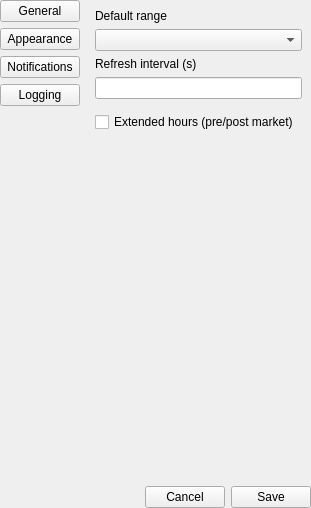
<?xml version="1.0" encoding="UTF-8"?>
<ui version="4.0">
  <class>SettingsDialog</class>
  <widget class="QWidget" name="settingsContent">
    <layout class="QVBoxLayout" name="content" stretch="1,0,0">
      <property name="leftMargin">
        <number>0</number>
      </property>
      <property name="topMargin">
        <number>0</number>
      </property>
      <property name="rightMargin">
        <number>0</number>
      </property>
      <property name="bottomMargin">
        <number>0</number>
      </property>
      <item>
        <layout class="QHBoxLayout" name="split" stretch="0,1">
          <item>
            <widget class="QWidget" name="sectionBar" native="true">
              <layout class="QVBoxLayout" name="sections">
                <property name="leftMargin">
                  <number>0</number>
                </property>
                <property name="topMargin">
                  <number>0</number>
                </property>
                <property name="rightMargin">
                  <number>0</number>
                </property>
                <property name="bottomMargin">
                  <number>0</number>
                </property>
                <item>
                  <widget class="QPushButton" name="generalButton">
                    <property name="cursor">
                      <cursorShape>PointingHandCursor</cursorShape>
                    </property>
                    <property name="text">
                      <string>General</string>
                    </property>
                  </widget>
                </item>
                <item>
                  <widget class="QPushButton" name="appearanceButton">
                    <property name="cursor">
                      <cursorShape>PointingHandCursor</cursorShape>
                    </property>
                    <property name="text">
                      <string>Appearance</string>
                    </property>
                  </widget>
                </item>
                <item>
                  <widget class="QPushButton" name="notificationsButton">
                    <property name="cursor">
                      <cursorShape>PointingHandCursor</cursorShape>
                    </property>
                    <property name="text">
                      <string>Notifications</string>
                    </property>
                  </widget>
                </item>
                <item>
                  <widget class="QPushButton" name="loggingButton">
                    <property name="cursor">
                      <cursorShape>PointingHandCursor</cursorShape>
                    </property>
                    <property name="text">
                      <string>Logging</string>
                    </property>
                  </widget>
                </item>
                <item>
                  <spacer name="sectionsSpacer">
                    <property name="orientation">
                      <enum>Qt::Vertical</enum>
                    </property>
                    <property name="sizeHint" stdset="0">
                      <size>
                        <width>0</width>
                        <height>0</height>
                      </size>
                    </property>
                  </spacer>
                </item>
              </layout>
            </widget>
          </item>
          <item>
            <widget class="QStackedWidget" name="pages">
              <widget class="QWidget" name="generalPage">
                <layout class="QVBoxLayout" name="generalLayout">
                  <item>
                    <widget class="QLabel" name="defaultRangeLabel">
                      <property name="text">
                        <string>Default range</string>
                      </property>
                    </widget>
                  </item>
                  <item>
                    <widget class="QComboBox" name="rangeBox"/>
                  </item>
                  <item>
                    <widget class="QLabel" name="refreshLabel">
                      <property name="text">
                        <string>Refresh interval (s)</string>
                      </property>
                    </widget>
                  </item>
                  <item>
                    <widget class="QLineEdit" name="refreshEdit"/>
                  </item>
                  <item>
                    <widget class="QFrame" name="generalSeparator">
                      <property name="minimumSize">
                        <size>
                          <width>0</width>
                          <height>1</height>
                        </size>
                      </property>
                      <property name="maximumSize">
                        <size>
                          <width>16777215</width>
                          <height>1</height>
                        </size>
                      </property>
                    </widget>
                  </item>
                  <item>
                    <widget class="QCheckBox" name="extendedBox">
                      <property name="cursor">
                        <cursorShape>PointingHandCursor</cursorShape>
                      </property>
                      <property name="toolTip">
                        <string>Show pre-market and after-hours prices and charting on the 1D range</string>
                      </property>
                      <property name="text">
                        <string>Extended hours (pre/post market)</string>
                      </property>
                    </widget>
                  </item>
                  <item>
                    <spacer name="generalSpacer">
                      <property name="orientation">
                        <enum>Qt::Vertical</enum>
                      </property>
                      <property name="sizeHint" stdset="0">
                        <size>
                          <width>0</width>
                          <height>0</height>
                        </size>
                      </property>
                    </spacer>
                  </item>
                </layout>
              </widget>
              <widget class="QWidget" name="appearancePage">
                <layout class="QVBoxLayout" name="appearanceLayout">
                  <item>
                    <widget class="QLabel" name="backgroundLabel">
                      <property name="text">
                        <string>Background color</string>
                      </property>
                    </widget>
                  </item>
                  <item>
                    <widget class="QPushButton" name="backgroundSwatch">
                      <property name="cursor">
                        <cursorShape>PointingHandCursor</cursorShape>
                      </property>
                      <property name="minimumSize">
                        <size>
                          <width>44</width>
                          <height>22</height>
                        </size>
                      </property>
                      <property name="maximumSize">
                        <size>
                          <width>44</width>
                          <height>22</height>
                        </size>
                      </property>
                    </widget>
                  </item>
                  <item>
                    <widget class="QLabel" name="opacityLabel">
                      <property name="text">
                        <string>Background opacity (%)</string>
                      </property>
                    </widget>
                  </item>
                  <item>
                    <widget class="QSlider" name="opacitySlider">
                      <property name="orientation">
                        <enum>Qt::Horizontal</enum>
                      </property>
                      <property name="maximum">
                        <number>100</number>
                      </property>
                    </widget>
                  </item>
                  <item>
                    <widget class="QFrame" name="chartSeparator">
                      <property name="minimumSize">
                        <size>
                          <width>0</width>
                          <height>1</height>
                        </size>
                      </property>
                      <property name="maximumSize">
                        <size>
                          <width>16777215</width>
                          <height>1</height>
                        </size>
                      </property>
                    </widget>
                  </item>
                  <item>
                    <widget class="QLabel" name="chartBackgroundLabel">
                      <property name="text">
                        <string>Chart background color</string>
                      </property>
                    </widget>
                  </item>
                  <item>
                    <widget class="QPushButton" name="chartSwatch">
                      <property name="cursor">
                        <cursorShape>PointingHandCursor</cursorShape>
                      </property>
                      <property name="minimumSize">
                        <size>
                          <width>44</width>
                          <height>22</height>
                        </size>
                      </property>
                      <property name="maximumSize">
                        <size>
                          <width>44</width>
                          <height>22</height>
                        </size>
                      </property>
                    </widget>
                  </item>
                  <item>
                    <widget class="QCheckBox" name="gridBox">
                      <property name="cursor">
                        <cursorShape>PointingHandCursor</cursorShape>
                      </property>
                      <property name="toolTip">
                        <string>Draw a checkered graph-paper grid behind the charts</string>
                      </property>
                      <property name="text">
                        <string>Checkered chart grid</string>
                      </property>
                    </widget>
                  </item>
                  <item>
                    <widget class="QLabel" name="gridSizeLabel">
                      <property name="text">
                        <string>Grid square size (px)</string>
                      </property>
                    </widget>
                  </item>
                  <item>
                    <widget class="QLineEdit" name="gridSizeEdit"/>
                  </item>
                  <item>
                    <widget class="QLabel" name="gridColorLabel">
                      <property name="text">
                        <string>Grid line color</string>
                      </property>
                    </widget>
                  </item>
                  <item>
                    <widget class="QPushButton" name="gridSwatch">
                      <property name="cursor">
                        <cursorShape>PointingHandCursor</cursorShape>
                      </property>
                      <property name="minimumSize">
                        <size>
                          <width>44</width>
                          <height>22</height>
                        </size>
                      </property>
                      <property name="maximumSize">
                        <size>
                          <width>44</width>
                          <height>22</height>
                        </size>
                      </property>
                    </widget>
                  </item>
                  <item>
                    <widget class="QCheckBox" name="fillBox">
                      <property name="cursor">
                        <cursorShape>PointingHandCursor</cursorShape>
                      </property>
                      <property name="toolTip">
                        <string>Shade the area between the price line and the dashed previous-close reference — green above the line, red below</string>
                      </property>
                      <property name="text">
                        <string>Chart area fill (up/down shading)</string>
                      </property>
                    </widget>
                  </item>
                  <item>
                    <widget class="QLabel" name="fillOpacityLabel">
                      <property name="text">
                        <string>Fill opacity (%)</string>
                      </property>
                    </widget>
                  </item>
                  <item>
                    <widget class="QSlider" name="fillSlider">
                      <property name="orientation">
                        <enum>Qt::Horizontal</enum>
                      </property>
                      <property name="maximum">
                        <number>100</number>
                      </property>
                    </widget>
                  </item>
                  <item>
                    <widget class="QCheckBox" name="alertLinesBox">
                      <property name="cursor">
                        <cursorShape>PointingHandCursor</cursorShape>
                      </property>
                      <property name="toolTip">
                        <string>Draw a horizontal line on the detail chart at each pending price alert that falls inside the charted price range</string>
                      </property>
                      <property name="text">
                        <string>Price alert lines on the detail chart</string>
                      </property>
                    </widget>
                  </item>
                  <item>
                    <widget class="QLabel" name="alertLineColorLabel">
                      <property name="text">
                        <string>Alert line color</string>
                      </property>
                    </widget>
                  </item>
                  <item>
                    <widget class="QPushButton" name="alertLineSwatch">
                      <property name="cursor">
                        <cursorShape>PointingHandCursor</cursorShape>
                      </property>
                      <property name="minimumSize">
                        <size>
                          <width>44</width>
                          <height>22</height>
                        </size>
                      </property>
                      <property name="maximumSize">
                        <size>
                          <width>44</width>
                          <height>22</height>
                        </size>
                      </property>
                    </widget>
                  </item>
                  <item>
                    <widget class="QLabel" name="alertLineOpacityLabel">
                      <property name="text">
                        <string>Alert line opacity (%)</string>
                      </property>
                    </widget>
                  </item>
                  <item>
                    <widget class="QSlider" name="alertLineSlider">
                      <property name="orientation">
                        <enum>Qt::Horizontal</enum>
                      </property>
                      <property name="maximum">
                        <number>100</number>
                      </property>
                    </widget>
                  </item>
                  <item>
                    <spacer name="appearanceSpacer">
                      <property name="orientation">
                        <enum>Qt::Vertical</enum>
                      </property>
                      <property name="sizeHint" stdset="0">
                        <size>
                          <width>0</width>
                          <height>0</height>
                        </size>
                      </property>
                    </spacer>
                  </item>
                </layout>
              </widget>
              <widget class="QWidget" name="notifyPage">
                <layout class="QVBoxLayout" name="notifyLayout">
                  <item>
                    <widget class="QCheckBox" name="notifyBox">
                      <property name="cursor">
                        <cursorShape>PointingHandCursor</cursorShape>
                      </property>
                      <property name="toolTip">
                        <string>Fire desktop notifications when a price alert is hit; hides the alert bell and the pending alerts when off</string>
                      </property>
                      <property name="text">
                        <string>Price alert notifications</string>
                      </property>
                    </widget>
                  </item>
                  <item>
                    <widget class="QLabel" name="durationLabel">
                      <property name="text">
                        <string>Notification duration</string>
                      </property>
                    </widget>
                  </item>
                  <item>
                    <widget class="QComboBox" name="durationBox"/>
                  </item>
                  <item>
                    <widget class="QFrame" name="notifySeparator">
                      <property name="minimumSize">
                        <size>
                          <width>0</width>
                          <height>1</height>
                        </size>
                      </property>
                      <property name="maximumSize">
                        <size>
                          <width>16777215</width>
                          <height>1</height>
                        </size>
                      </property>
                    </widget>
                  </item>
                  <item>
                    <widget class="QPushButton" name="clearButton">
                      <property name="cursor">
                        <cursorShape>PointingHandCursor</cursorShape>
                      </property>
                      <property name="text">
                        <string>Clear all price alerts</string>
                      </property>
                    </widget>
                  </item>
                  <item>
                    <spacer name="notifySpacer">
                      <property name="orientation">
                        <enum>Qt::Vertical</enum>
                      </property>
                      <property name="sizeHint" stdset="0">
                        <size>
                          <width>0</width>
                          <height>0</height>
                        </size>
                      </property>
                    </spacer>
                  </item>
                </layout>
              </widget>
              <widget class="QWidget" name="loggingPage">
                <layout class="QVBoxLayout" name="loggingLayout">
                  <item>
                    <widget class="QLabel" name="levelLabel">
                      <property name="text">
                        <string>Log level</string>
                      </property>
                    </widget>
                  </item>
                  <item>
                    <widget class="QComboBox" name="levelBox"/>
                  </item>
                  <item>
                    <widget class="QLabel" name="fileLabel">
                      <property name="text">
                        <string>Log file (blank = default)</string>
                      </property>
                    </widget>
                  </item>
                  <item>
                    <widget class="QLineEdit" name="fileEdit"/>
                  </item>
                  <item>
                    <widget class="QLabel" name="maxSizeLabel">
                      <property name="text">
                        <string>Log max size (MB)</string>
                      </property>
                    </widget>
                  </item>
                  <item>
                    <widget class="QLineEdit" name="maxSizeEdit"/>
                  </item>
                  <item>
                    <widget class="QLabel" name="archivesLabel">
                      <property name="text">
                        <string>Log archives kept</string>
                      </property>
                    </widget>
                  </item>
                  <item>
                    <widget class="QLineEdit" name="archivesEdit"/>
                  </item>
                  <item>
                    <spacer name="loggingSpacer">
                      <property name="orientation">
                        <enum>Qt::Vertical</enum>
                      </property>
                      <property name="sizeHint" stdset="0">
                        <size>
                          <width>0</width>
                          <height>0</height>
                        </size>
                      </property>
                    </spacer>
                  </item>
                </layout>
              </widget>
            </widget>
          </item>
        </layout>
      </item>
      <item>
        <widget class="QLabel" name="errorLabel"/>
      </item>
      <item>
        <layout class="QHBoxLayout" name="actions">
          <item>
            <spacer name="actionsSpacer">
              <property name="orientation">
                <enum>Qt::Horizontal</enum>
              </property>
              <property name="sizeHint" stdset="0">
                <size>
                  <width>0</width>
                  <height>0</height>
                </size>
              </property>
            </spacer>
          </item>
          <item>
            <widget class="QPushButton" name="cancelButton">
              <property name="cursor">
                <cursorShape>PointingHandCursor</cursorShape>
              </property>
              <property name="text">
                <string>Cancel</string>
              </property>
            </widget>
          </item>
          <item>
            <widget class="QPushButton" name="saveButton">
              <property name="cursor">
                <cursorShape>PointingHandCursor</cursorShape>
              </property>
              <property name="primary" stdset="0">
                <bool>true</bool>
              </property>
              <property name="text">
                <string>Save</string>
              </property>
            </widget>
          </item>
        </layout>
      </item>
    </layout>
  </widget>
  <resources/>
  <connections/>
</ui>
